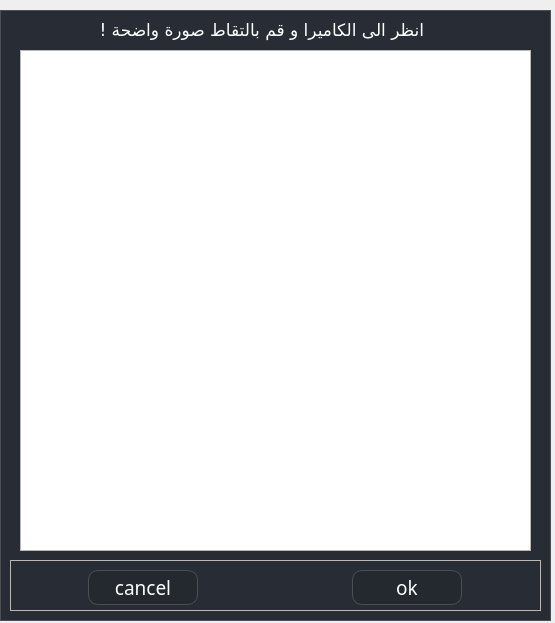
<?xml version="1.0" encoding="UTF-8"?>
<ui version="4.0">
 <class>Form</class>
 <widget class="QWidget" name="Form">
  <property name="enabled">
   <bool>true</bool>
  </property>
  <property name="geometry">
   <rect>
    <x>0</x>
    <y>0</y>
    <width>555</width>
    <height>623</height>
   </rect>
  </property>
  <property name="windowTitle">
   <string>Form</string>
  </property>
  <widget class="QWidget" name="widget" native="true">
   <property name="geometry">
    <rect>
     <x>0</x>
     <y>10</y>
     <width>551</width>
     <height>611</height>
    </rect>
   </property>
   <property name="styleSheet">
    <string notr="true">#widget{
background-color: rgb(40, 44, 52);
border: 1px solid rgb(75, 78, 84);  
border-style: solid;
}
/* /////////////////////////////////////////////////////////////////////////////////////////////////
Button */
#frame QPushButton
{
color: rgb(255, 255, 255);
background-color: rgb(36, 40, 47);
border: 1px solid rgb(75, 78, 84);
border-style: solid;
border-radius: 10px;

}
#frame QPushButton:hover { 
background-color: qlineargradient(spread:pad, x1:0, y1:0.505682, x2:1, y2:0.477, stop:0 rgba(87, 98, 112, 226), stop:1  rgba(30, 33, 39, 140));
border-style: solid;
border-radius: 10px;
}
#frame QPushButton:pressed {
background-color: qlineargradient(spread:pad, x1:0, y1:0.505682, x2:1, y2:0.477, stop:0 rgba(87, 98, 112, 226), stop:1  rgba(166, 200, 53,91));
border-style: solid;
border-radius: 10px;
}
/*//////////////////////////////////*/
#info{
	color: rgb(255, 255, 255);
}

/*////////////////////////////*/

 QScrollBar:vertical {
	border: none;
    background: rgb(52, 59, 72);
    width: 8px;
    margin: 21px 0 21px 0;
	border-radius: 0px;
 }
 QScrollBar::handle:vertical {	
 
	background-color: rgb(75, 78, 84);
    min-height: 25px;
	border-radius: 4px
 }
 QScrollBar::add-line:vertical {
     border: none;
    background: rgb(55, 63, 77);
     height: 20px;
	border-bottom-left-radius: 4px;
    border-bottom-right-radius: 4px;
     subcontrol-position: bottom;
     subcontrol-origin: margin;
 }
 QScrollBar::sub-line:vertical {
	border: none;
    background: rgb(55, 63, 77);
     height: 20px;
	border-top-left-radius: 4px;
    border-top-right-radius: 4px;
     subcontrol-position: top;
     subcontrol-origin: margin;
 }
 QScrollBar::up-arrow:vertical, QScrollBar::down-arrow:vertical {
     background: none;
 }

 QScrollBar::add-page:vertical, QScrollBar::sub-page:vertical {
     background: none;
 }

/*//////Horizonital*/
QScrollBar:horizontal {
    border: none;
    background: rgb(52, 59, 72);
    height: 8px;
    margin: 0px 21px 0 21px;
	border-radius: 0px;
}
QScrollBar::handle:horizontal {
   background-color:rgb(75, 78, 84);
    min-width: 25px;
	border-radius: 4px
}
QScrollBar::add-line:horizontal {
    border: none;
    background: rgb(55, 63, 77);
    width: 20px;
	border-top-right-radius: 4px;
    border-bottom-right-radius: 4px;
    subcontrol-position: right;
    subcontrol-origin: margin;
}
QScrollBar::sub-line:horizontal {
    border: none;
    background: rgb(55, 63, 77);
    width: 20px;
	border-top-left-radius: 4px;
    border-bottom-left-radius: 4px;
    subcontrol-position: left;
    subcontrol-origin: margin;
}
QScrollBar::up-arrow:horizontal, QScrollBar::down-arrow:horizontal
{
     background: none;
}
QScrollBar::add-page:horizontal, QScrollBar::sub-page:horizontal
{
     background: none;
}


</string>
   </property>
   <widget class="QLabel" name="info">
    <property name="geometry">
     <rect>
      <x>90</x>
      <y>0</y>
      <width>361</width>
      <height>41</height>
     </rect>
    </property>
    <property name="font">
     <font>
      <family>Hacen Liner Broadcast HD</family>
      <pointsize>13</pointsize>
     </font>
    </property>
    <property name="layoutDirection">
     <enum>Qt::LayoutDirection::LeftToRight</enum>
    </property>
    <property name="text">
     <string>     انظر الى الكاميرا و قم بالتقاط صورة واضحة ! </string>
    </property>
    <property name="alignment">
     <set>Qt::AlignmentFlag::AlignLeading|Qt::AlignmentFlag::AlignLeft|Qt::AlignmentFlag::AlignVCenter</set>
    </property>
   </widget>
   <widget class="QWidget" name="camerawidg" native="true">
    <property name="geometry">
     <rect>
      <x>20</x>
      <y>40</y>
      <width>511</width>
      <height>511</height>
     </rect>
    </property>
    <widget class="QGraphicsView" name="camerav">
     <property name="geometry">
      <rect>
       <x>0</x>
       <y>0</y>
       <width>511</width>
       <height>501</height>
      </rect>
     </property>
    </widget>
   </widget>
   <widget class="QFrame" name="frame">
    <property name="geometry">
     <rect>
      <x>10</x>
      <y>550</y>
      <width>531</width>
      <height>51</height>
     </rect>
    </property>
    <property name="styleSheet">
     <string notr="true">
</string>
    </property>
    <property name="frameShape">
     <enum>QFrame::Shape::StyledPanel</enum>
    </property>
    <property name="frameShadow">
     <enum>QFrame::Shadow::Raised</enum>
    </property>
    <layout class="QHBoxLayout" name="horizontalLayout_2">
     <item>
      <widget class="QPushButton" name="cancelBtn">
       <property name="minimumSize">
        <size>
         <width>10</width>
         <height>35</height>
        </size>
       </property>
       <property name="maximumSize">
        <size>
         <width>110</width>
         <height>16777215</height>
        </size>
       </property>
       <property name="font">
        <font>
         <family>Cocon modified</family>
         <pointsize>14</pointsize>
        </font>
       </property>
       <property name="styleSheet">
        <string notr="true">/* /////////////////////////////////////////////////////////////////////////////////////////////////
Button */
# QPushButton {
border: 2px solid rgb(52, 59, 72);
border-radius: 5px; 
background-color: rgb(52, 59, 72);
}
# QPushButton:hover {
background-color: rgb(57, 65, 80);
border: 2px solid rgb(61, 70, 86);
}
#QPushButton:pressed { 
background-color: rgb(35, 40, 49);
border: 2px solid rgb(43, 50, 61);
}
</string>
       </property>
       <property name="text">
        <string>cancel</string>
       </property>
      </widget>
     </item>
     <item>
      <spacer name="horizontalSpacer">
       <property name="orientation">
        <enum>Qt::Orientation::Horizontal</enum>
       </property>
       <property name="sizeType">
        <enum>QSizePolicy::Policy::Maximum</enum>
       </property>
       <property name="sizeHint" stdset="0">
        <size>
         <width>80</width>
         <height>20</height>
        </size>
       </property>
      </spacer>
     </item>
     <item>
      <widget class="QPushButton" name="okBtn">
       <property name="minimumSize">
        <size>
         <width>10</width>
         <height>35</height>
        </size>
       </property>
       <property name="maximumSize">
        <size>
         <width>110</width>
         <height>16777215</height>
        </size>
       </property>
       <property name="font">
        <font>
         <family>Cocon modified</family>
         <pointsize>14</pointsize>
        </font>
       </property>
       <property name="styleSheet">
        <string notr="true"/>
       </property>
       <property name="text">
        <string>ok</string>
       </property>
      </widget>
     </item>
    </layout>
   </widget>
  </widget>
 </widget>
 <resources>
  <include location="resources.qrc"/>
 </resources>
 <connections/>
</ui>
